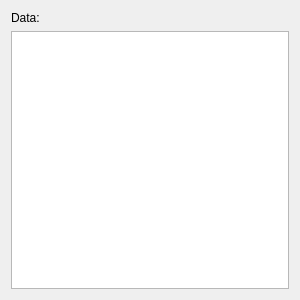
<?xml version="1.0" encoding="UTF-8"?>
<ui version="4.0">
 <class>NumorPropertyWidget</class>
 <widget class="QWidget" name="NumorPropertyWidget">
  <property name="geometry">
   <rect>
    <x>0</x>
    <y>0</y>
    <width>300</width>
    <height>300</height>
   </rect>
  </property>
  <property name="windowTitle">
   <string>Form</string>
  </property>
  <property name="styleSheet">
   <string notr="true"/>
  </property>
  <layout class="QGridLayout" name="gridLayout">
   <item row="0" column="0">
    <layout class="QHBoxLayout" name="horizontalLayout">
     <item>
      <widget class="QLabel" name="label">
       <property name="text">
        <string>Data:</string>
       </property>
      </widget>
     </item>
     <item>
      <widget class="QLabel" name="label_Data">
       <property name="text">
        <string/>
       </property>
      </widget>
     </item>
    </layout>
   </item>
   <item row="1" column="0">
    <widget class="QTableWidget" name="tableWidget"/>
   </item>
  </layout>
 </widget>
 <resources/>
 <connections/>
</ui>
